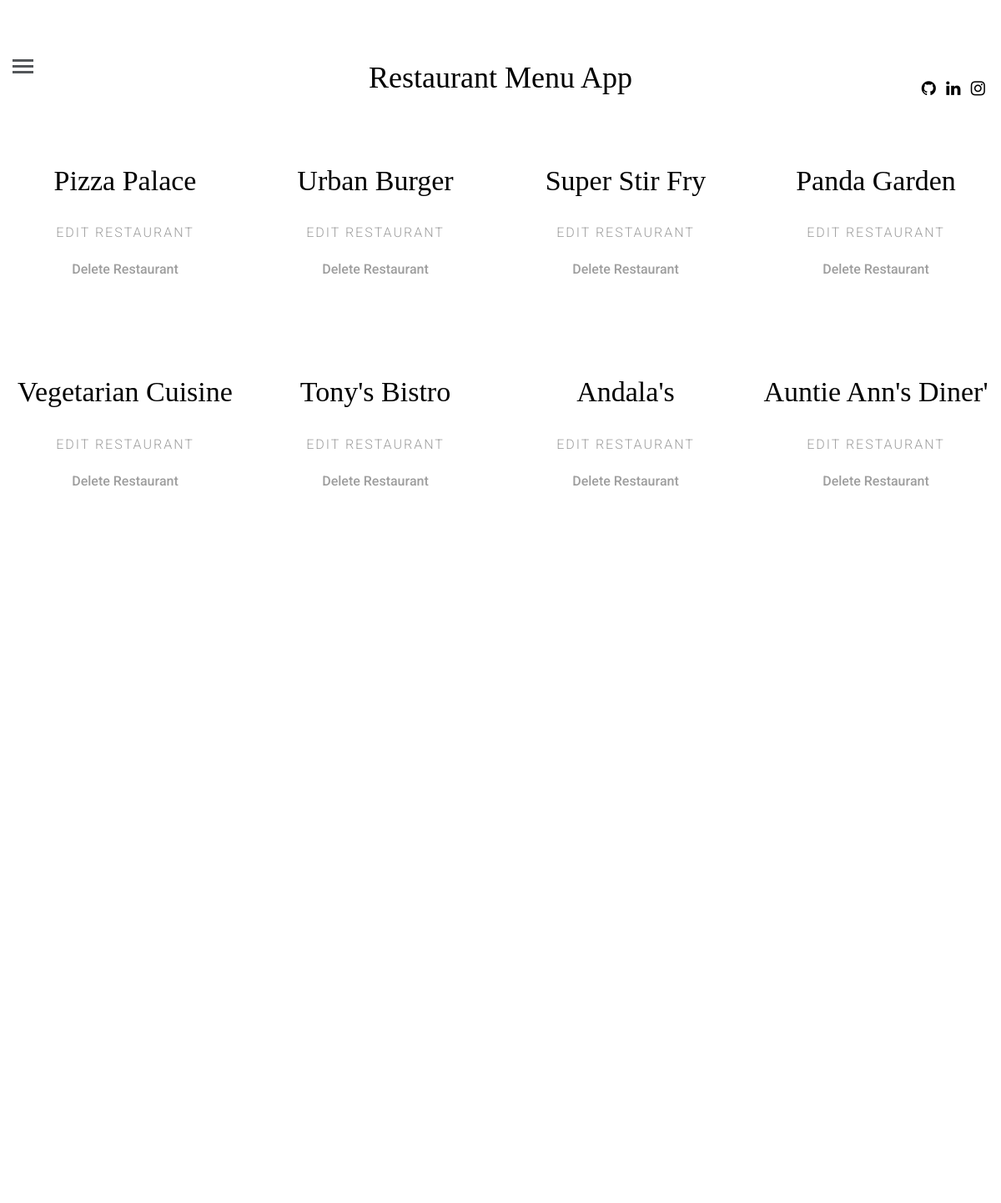
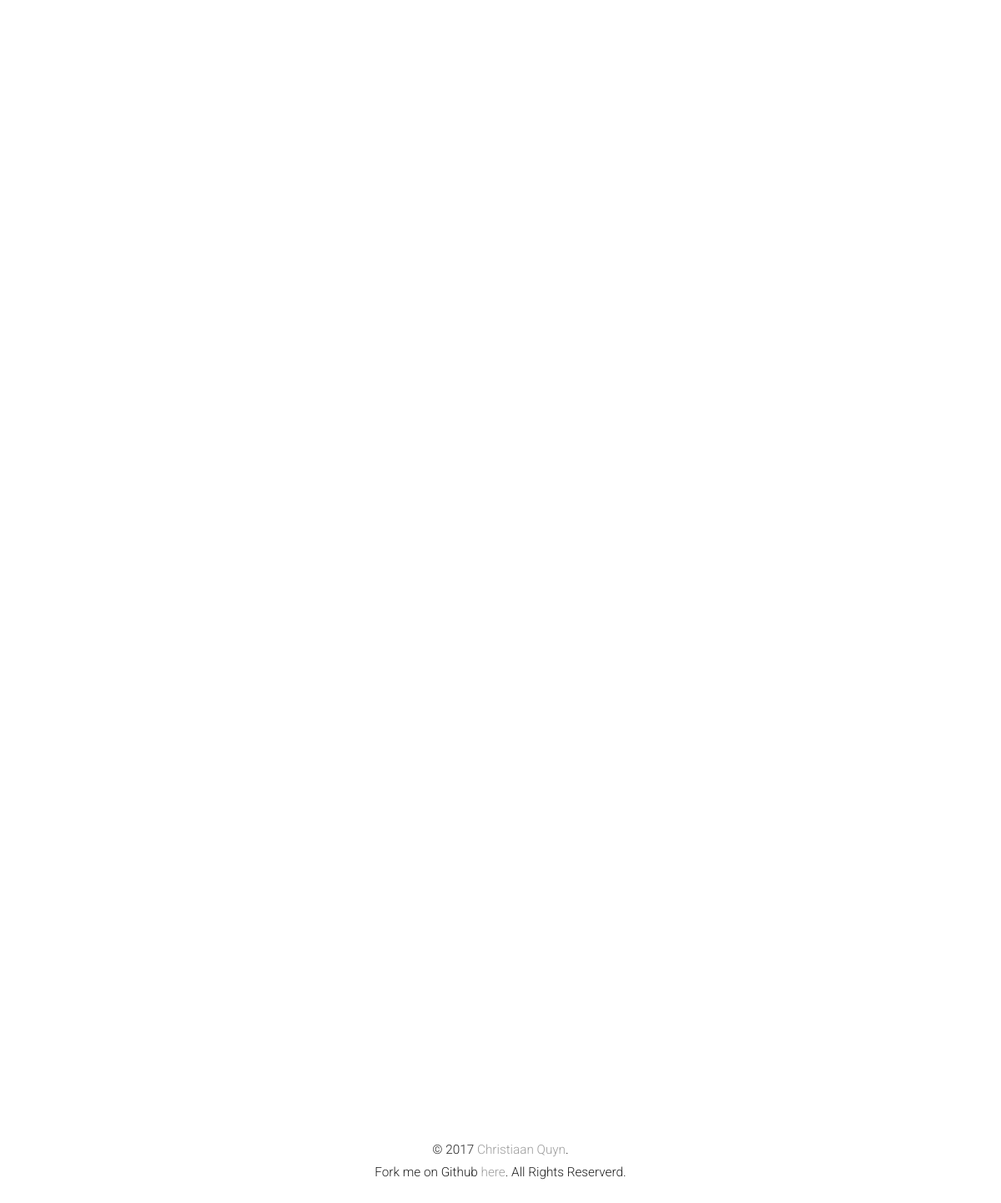
/restaurant/, run on the app's committed database (2 pictures, top to bottom).
### database_setup.py (models this page shows, shortened)
class Restaurant(Base):
    __tablename__ = 'restaurant'
    id = Column(Integer, primary_key=True)
    name = Column(String(250), nullable=False)

### project.py (the view)
@app.route('/')
@app.route('/restaurant/')
def showRestaurants():
    restaurants = session.query(Restaurant).all()
    return render_template('restaurants.html', restaurants=restaurants)

### templates/restaurants.html (shortened to what this page needs)
{% extends "base.html" %}
{% block restaurants %}
		<div class="container-fluid">
			<div class ="row text-center">
			</div>
			<div class="row fh5co-post-entry">
				{% for restaurant in restaurants %}
				<article class="col-lg-3 col-md-3 col-sm-3 col-xs-6 col-xxs-12 animate-box">
					<h2 class="fh5co-article-title"><a href="{{url_for('restaurantMenu', restaurant_id = restaurant.id)}}">
						{{restaurant.name}}</a>
					</h2>
					<span class="fh5co-meta fh5co-date"><a href = "{{url_for('editRestaurant',restaurant_id = restaurant.id)}}">
						Edit Restaurant</a>
					</span>
					<h4> <span class="fh5co-meta"><a class="fh5co-date" href="{{url_for('deleteRestaurant',restaurant_id = restaurant.id)}}">
						Delete Restaurant</a>
					</span></h4>
				</article>
				{% endfor %}
			</div>
		</div>
{% endblock %}

### static/views.css (style rules this page uses)
html { background: #fff; }
body { font-family: "Roboto", arial, sans-serif; font-size: 18px; font-weight: 300; line-height: 1.8; color: #222; background: #fff; }
a { color: #9E9E9E; -webkit-transition: 0.5s; -o-transition: 0.5s; transition: 0.5s; }
h1, h2, h3, h4, h5, h6 { font-family: "Playfair Display", times, serif; color: #000; }
.fh5co-post-entry article { text-align: center; float: left; margin-bottom: 110px; padding-left: 3em; padding-right: 3em; }
@media screen and (max-width: 1200px) { .fh5co-post-entry article { margin-bottom: 80px; padding-left: 15px; padding-right: 15px; } }
.fh5co-post-entry article h2 { font-family: "Playfair Display", times, serif; font-size: 34px; color: #000; margin-bottom: 30px; }
.fh5co-post-entry article h2 a { color: #000; }
.fh5co-post-entry article .fh5co-meta { font-size: 16px; font-family: "Roboto", arial, sans-serif; color: #999999; margin-bottom: 20px; display: block; }
.fh5co-post-entry article .fh5co-meta.fh5co-date { text-transform: uppercase; letter-spacing: 2px; }
.js .to-animate, .js .to-animate-2, .js .animate-box { opacity: 0; }

### data on the page
Restaurant: name "Pizza Palace"
Restaurant: name "Urban Burger"
Restaurant: name "Super Stir Fry"
Restaurant: name "Panda Garden"
Restaurant: name "Vegetarian Cuisine"
Restaurant: name "Tony's Bistro"
Restaurant: name "Andala's"
Restaurant: name "Auntie Ann's Diner'"
